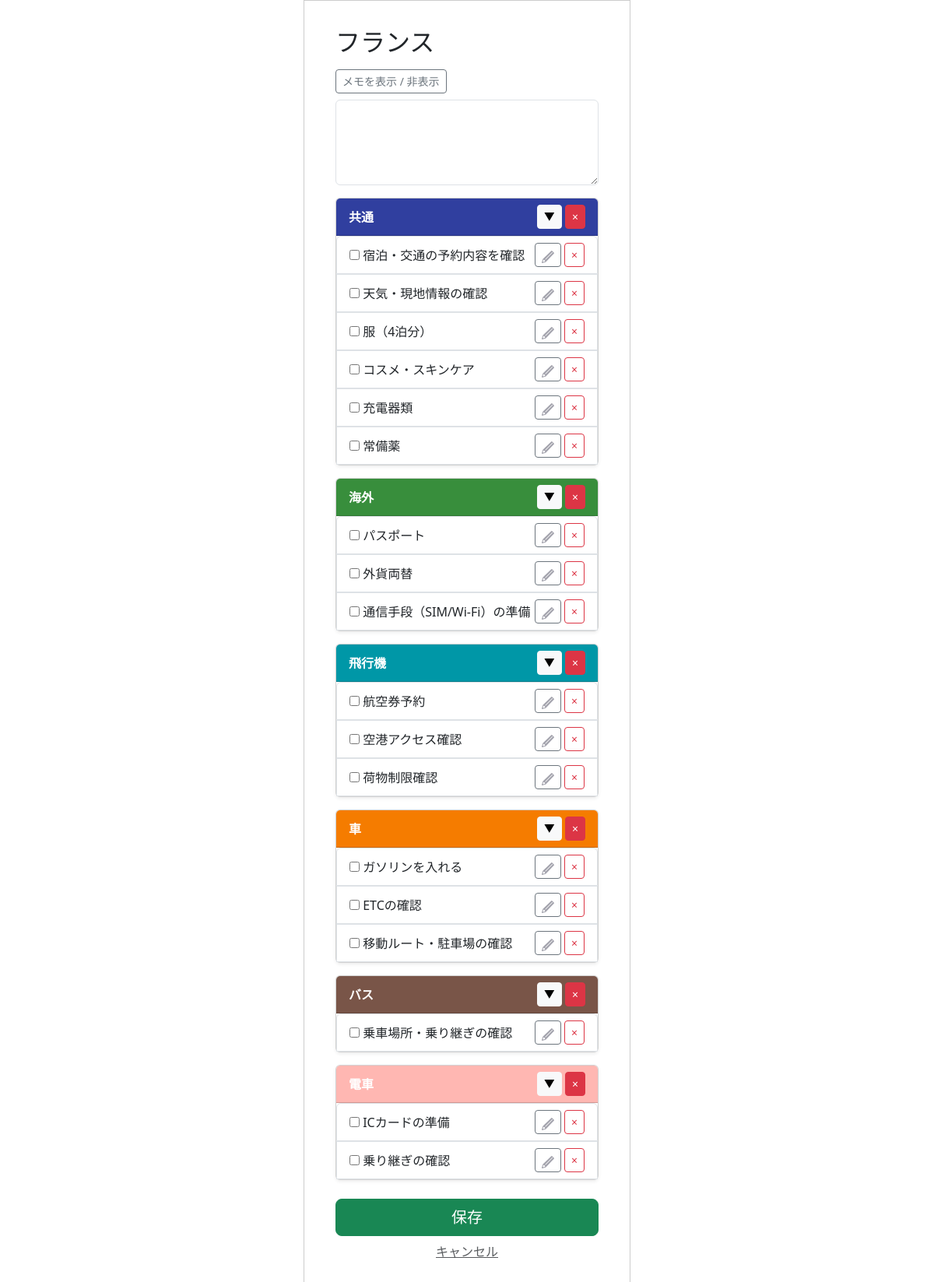
Screenshot of /template/87/old_copy/ with the database file from the repository.
### app/models/template.py (models this page shows, shortened)
class Template(models.Model):
    class SourceType(models.IntegerChoices):
        FROM_TRAVEL   = 0, _("旅行情報より作成")
        FROM_TEMPLATE = 1, _("既存テンプレートを反映")
    user = models.ForeignKey(
        settings.AUTH_USER_MODEL,
        on_delete=models.CASCADE,
        verbose_name=_("ユーザーID")
    )
    travel_info = models.ForeignKey(
        Travel_info,
        on_delete=models.CASCADE,
        verbose_name=_("旅行情報ID")
    )
    source_type = models.IntegerField(
        choices=SourceType.choices,
        verbose_name=_("生成タイプ")
    )
    template_source = models.ForeignKey(
        "self",
        null=True,
        blank=True,
        on_delete=models.SET_NULL,
        verbose_name=_("テンプレート参照元"),
        related_name="derived_templates"
    )
    created_at = models.DateTimeField(
         auto_now_add=True,
         verbose_name=_("作成日")
         )
    updated_at = models.DateTimeField(
        auto_now=True,
        verbose_name=_("更新日")
        )
    class Meta:
      verbose_name = _("テンプレート")

class TravelCategory(models.Model):
    class TravelType(models.IntegerChoices):
        AUTO  = 0, _("初期作成")
        CUSTOM = 1, _("ユーザー追加")
    class CategoryColor(models.IntegerChoices):
        PINK       = 0, "#e91e63ff"
        LIGHT_PINK = 1, "#ffb7b2fe"
        ORANGE     = 2, "#f57c00ff"
        GREEN      = 3, "#388e3cff"
        CYAN       = 4, "#0097a7ff"
        BLUE       = 5, "#303f9ffe"
        BROWN      = 6, "#795548ff"
        PURPLE     = 7, "#7b1fa2ff"
    template = models.ForeignKey(
        Template,
        on_delete=models.CASCADE,
        verbose_name=_("テンプレートID")
    )
    category_name = models.CharField(
        max_length=50,
        verbose_name=_("分類名")
    )
    travel_type = models.IntegerField(
        choices=TravelType.choices,
        verbose_name=_("分類タイプ")
    )
    category_color = models.IntegerField(
        choices=CategoryColor.choices,
        verbose_name=_("分類カラー")
    )
    created_at = models.DateTimeField(
         auto_now_add=True,
         verbose_name=_("作成日")
         )
    updated_at = models.DateTimeField(
        auto_now=True,
        verbose_name=_("更新日")
        )
    class Meta:
      verbose_name = _("旅行の分類")

class TravelItem(models.Model):
    class ItemChecked(models.IntegerChoices):
        NO  = 0, _("NO")
        YES = 1, _("YES")
    travel_category = models.ForeignKey(
        TravelCategory,
        on_delete=models.CASCADE,
        verbose_name=_("旅行の分類ID")
    )
    item_name = models.CharField(
        max_length=128,
        verbose_name=_("項目名")
    )
    item_checked = models.IntegerField(
        choices=ItemChecked.choices,
        verbose_name=_("チェック済み項目")
    )
    created_at = models.DateTimeField(
         auto_now_add=True,
         verbose_name=_("作成日")
         )
    updated_at = models.DateTimeField(
        auto_now=True,
        verbose_name=_("更新日")
        )
    class Meta:
      verbose_name = _("旅行の項目")

### app/models/travel.py (models this page shows, shortened)
class Travel_info(models.Model):
    class StayType(models.IntegerChoices):
        DAY_TRIP = 0, _("日帰り")
        STAY     = 1, _("宿泊")
    class LocationType(models.IntegerChoices):
        DOMESTIC = 0, _("国内")
        OVERSEAS = 1, _("海外")
    class StatusType(models.IntegerChoices):
        NOT_DONE  = 0, _("未")
        COMPLETE  = 1, _("完")
        PROCESSED = 2, _("済")
    travel_info_id = models.AutoField(
        primary_key=True,
        verbose_name=_("旅行情報ID")
    )
    user = models.ForeignKey(
        settings.AUTH_USER_MODEL,
        on_delete=models.CASCADE,
        verbose_name=_("ユーザーID")
    )
    travel_title = models.CharField(
        max_length=100,
        verbose_name=_("旅行タイトル")
    )
    start_date = models.DateField(
        verbose_name=_("開始日")
    )
    end_date = models.DateField(
        verbose_name=_("終了日")
    )
    stay_type = models.IntegerField(
        choices=StayType.choices,
        verbose_name=_("宿泊タイプ")
    )
    location = models.IntegerField(
        choices=LocationType.choices,
        verbose_name=_("場所"),
    )
    memo = models.CharField(
        max_length=230,
        blank=True,
        verbose_name=_("メモ")
    )
    status = models.IntegerField(
        choices=StatusType.choices,
        default=0,
        verbose_name=_("ステータス")
    )
    transport = models.ManyToManyField(
        "Transport",
        through="Travelmode",
        verbose_name=_("交通手段")
    )
    created_at = models.DateTimeField(
        auto_now_add=True,
        verbose_name=_("作成日")
    )
    updated_at = models.DateTimeField(
       auto_now=True,
        verbose_name=_("更新日")
    )
    class Meta:
        verbose_name = _("旅行情報")
        verbose_name_plural = _("旅行情報")

### app/views/new_travel/old_template_copy.py (the view, shortened to what this page needs)
# urls.py: path('template/<int:template_id>/old_copy/',old_template_copy,name='old_template_copy'),
def old_template_copy(request, template_id):
    template = get_object_or_404(Template, id=template_id)
    categories = TravelCategory.objects.filter(template=template)
    return render(request, "new_travel/old_template.html", {
        "template": template,
        "categories": categories,
    })

### templates/new_travel/old_template.html (shortened to what this page needs)
{% extends 'base.html' %}
{% load static %}
{% block content %}
<div class="container mt-4">
    <h2 class="mb-3">{{ template.travel_info.travel_title }}</h2>
    <div class="mb-3">
        <button class="btn btn-outline-secondary btn-sm"
                data-bs-toggle="collapse"
                data-bs-target="#memoArea">
            メモを表示 / 非表示
        </button>
        <div id="memoArea" class="collapse show mt-2">
            <textarea name="memo" class="form-control" rows="4">{{ template.memo }}</textarea>
        </div>
    </div>
    <form method="POST">
        {% for cat in categories %}
        <div class="card mb-3 shadow-sm">
            <div class="card-header d-flex justify-content-between align-items-center"
                 style="background-color: {{ cat.get_category_color_display }}; color: white;">
                <strong>{{ cat.category_name }}</strong>
                <div>
                    <button type="button"
                            class="btn btn-sm btn-light"
                            data-bs-toggle="collapse"
                            data-bs-target="#cat{{ cat.id }}">
                        ▼
                    </button>
                    <button type="submit"
                            name="delete_category"
                            value="{{ cat.id }}"
                            class="btn btn-sm btn-danger">
                        ×
                    </button>
                </div>
            </div>
            <ul id="cat{{ cat.id }}" class="list-group collapse show">
                {% for item in cat.travelitem_set.all %}
                <li class="list-group-item d-flex justify-content-between align-items-center">
                    <div>
                        <input type="checkbox"
                               name="item_checked_{{ item.id }}"
                               {% if item.item_checked %}checked{% endif %}>
                        {{ item.item_name }}
                    </div>
                    <div>
                        <button type="button"
                                class="btn btn-sm btn-outline-secondary"
                                data-bs-toggle="modal"
                                data-bs-target="#editItem{{ item.id }}">
                            <img src="{% static 'tabipre/icons/edit.png' %}" alt="編集" style="width:16px; height:16px;">
                        </button>
                        <button type="submit"
                                name="delete_item"
                                value="{{ item.id }}"
                                class="btn btn-sm btn-outline-danger">
                            ×
                        </button>
                    </div>
                </li>
                {% endfor %}
            </ul>
        </div>
        {% endfor %}
        <div class="text-center mt-4">
            <button type="submit" class="btn btn-success btn-lg w-100">
                保存
            </button>
        </div>
        <div class="text-center mt-2">
            <a href="{% url 'app:home' %}" class="text-muted">キャンセル</a>
        </div>
    </form>
</div>
{% endblock %}

### static/tabipre/css/base.css (style rules this page uses)
input, select, textarea { width: 100%; padding: 8px 10px; padding-left: 15px; border-radius: 6px; border: 1px solid #ccc; font-size: 18px; box-sizing: border-box; }
input[type="checkbox"] { width: auto; height: auto; }

### rows the page displays
Template: travel_info.travel_title "フランス"
TravelCategory: category_name "共通", {{ cat.id }} 331 (drawn)
TravelItem: item_name "宿泊・交通の予約内容を確認", {{ item.id }} 1026 (drawn)
TravelItem: item_name "天気・現地情報の確認", {{ item.id }} 1027 (drawn)
TravelItem: item_name "服（4泊分）", {{ item.id }} 1028 (drawn)
TravelItem: item_name "コスメ・スキンケア", {{ item.id }} 1029 (drawn)
TravelItem: item_name "充電器類", {{ item.id }} 1030 (drawn)
TravelItem: item_name "常備薬", {{ item.id }} 1031 (drawn)
TravelCategory: category_name "海外", {{ cat.id }} 332 (drawn)
TravelItem: item_name "パスポート", {{ item.id }} 1032 (drawn)
TravelItem: item_name "外貨両替", {{ item.id }} 1033 (drawn)
TravelItem: item_name "通信手段（SIM/Wi-Fi）の準備", {{ item.id }} 1034 (drawn)
TravelCategory: category_name "飛行機", {{ cat.id }} 333 (drawn)
TravelItem: item_name "航空券予約", {{ item.id }} 1035 (drawn)
TravelItem: item_name "空港アクセス確認", {{ item.id }} 1036 (drawn)
TravelItem: item_name "荷物制限確認", {{ item.id }} 1037 (drawn)
TravelCategory: category_name "車", {{ cat.id }} 334 (drawn)
TravelItem: item_name "ガソリンを入れる", {{ item.id }} 1038 (drawn)
TravelItem: item_name "ETCの確認", {{ item.id }} 1039 (drawn)
TravelItem: item_name "移動ルート・駐車場の確認", {{ item.id }} 1040 (drawn)
TravelCategory: category_name "バス", {{ cat.id }} 335 (drawn)
TravelItem: item_name "乗車場所・乗り継ぎの確認", {{ item.id }} 1041 (drawn)
TravelCategory: category_name "電車", {{ cat.id }} 336 (drawn)
TravelItem: item_name "ICカードの準備", {{ item.id }} 1042 (drawn)
TravelItem: item_name "乗り継ぎの確認", {{ item.id }} 1043 (drawn)
